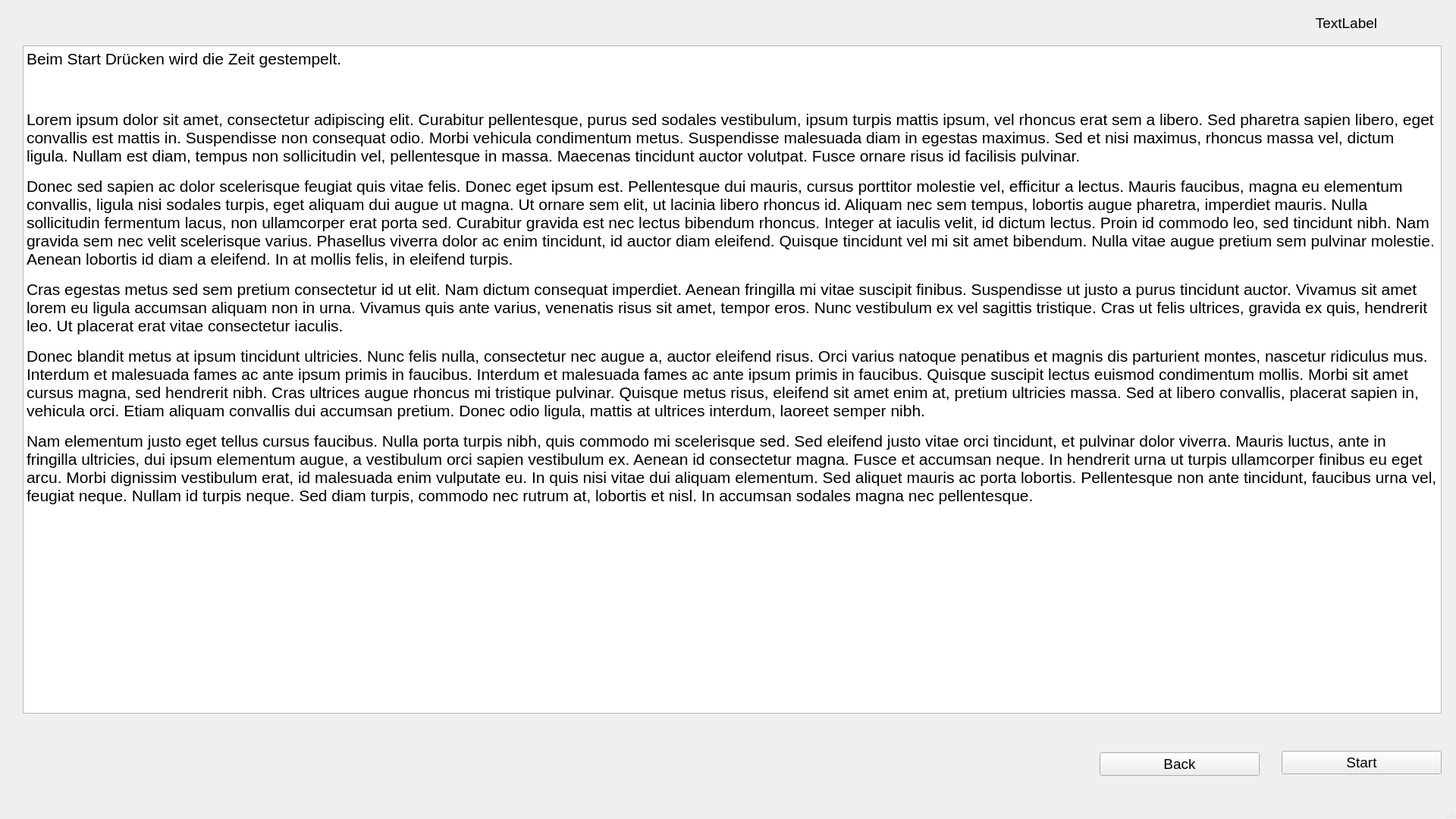
<?xml version="1.0" encoding="UTF-8"?>
<ui version="4.0">
 <class>instructionpage</class>
 <widget class="QMainWindow" name="instructionpage">
  <property name="geometry">
   <rect>
    <x>0</x>
    <y>0</y>
    <width>1920</width>
    <height>1080</height>
   </rect>
  </property>
  <property name="windowTitle">
   <string>MainWindow</string>
  </property>
  <widget class="QWidget" name="centralwidget">
   <widget class="QTextBrowser" name="textBrowser">
    <property name="geometry">
     <rect>
      <x>30</x>
      <y>60</y>
      <width>1871</width>
      <height>881</height>
     </rect>
    </property>
    <property name="html">
     <string>&lt;!DOCTYPE HTML PUBLIC &quot;-//W3C//DTD HTML 4.0//EN&quot; &quot;http://www.w3.org/TR/REC-html40/strict.dtd&quot;&gt;
&lt;html&gt;&lt;head&gt;&lt;meta name=&quot;qrichtext&quot; content=&quot;1&quot; /&gt;&lt;style type=&quot;text/css&quot;&gt;
p, li { white-space: pre-wrap; }
&lt;/style&gt;&lt;/head&gt;&lt;body style=&quot; font-family:'MS Shell Dlg 2'; font-size:8.25pt; font-weight:400; font-style:normal;&quot;&gt;
&lt;p style=&quot; margin-top:0px; margin-bottom:15px; margin-left:0px; margin-right:0px; -qt-block-indent:0; text-indent:0px; background-color:#ffffff;&quot;&gt;&lt;span style=&quot; font-size:16pt; background-color:#ffffff;&quot;&gt;Beim Start Drücken wird die Zeit gestempelt.&lt;/span&gt;&lt;/p&gt;
&lt;p style=&quot;-qt-paragraph-type:empty; margin-top:0px; margin-bottom:15px; margin-left:0px; margin-right:0px; -qt-block-indent:0; text-indent:0px; font-family:'Open Sans','Arial','sans-serif'; font-size:16pt; color:#000000; background-color:#ffffff;&quot;&gt;&lt;br /&gt;&lt;/p&gt;
&lt;p style=&quot; margin-top:0px; margin-bottom:15px; margin-left:0px; margin-right:0px; -qt-block-indent:0; text-indent:0px; background-color:#ffffff;&quot;&gt;&lt;span style=&quot; font-family:'Open Sans','Arial','sans-serif'; font-size:16pt; color:#000000; background-color:#ffffff;&quot;&gt;Lorem ipsum dolor sit amet, consectetur adipiscing elit. Curabitur pellentesque, purus sed sodales vestibulum, ipsum turpis mattis ipsum, vel rhoncus erat sem a libero. Sed pharetra sapien libero, eget convallis est mattis in. Suspendisse non consequat odio. Morbi vehicula condimentum metus. Suspendisse malesuada diam in egestas maximus. Sed et nisi maximus, rhoncus massa vel, dictum ligula. Nullam est diam, tempus non sollicitudin vel, pellentesque in massa. Maecenas tincidunt auctor volutpat. Fusce ornare risus id facilisis pulvinar.&lt;/span&gt;&lt;/p&gt;
&lt;p style=&quot; margin-top:0px; margin-bottom:15px; margin-left:0px; margin-right:0px; -qt-block-indent:0; text-indent:0px; background-color:#ffffff;&quot;&gt;&lt;span style=&quot; font-family:'Open Sans','Arial','sans-serif'; font-size:16pt; color:#000000; background-color:#ffffff;&quot;&gt;Donec sed sapien ac dolor scelerisque feugiat quis vitae felis. Donec eget ipsum est. Pellentesque dui mauris, cursus porttitor molestie vel, efficitur a lectus. Mauris faucibus, magna eu elementum convallis, ligula nisi sodales turpis, eget aliquam dui augue ut magna. Ut ornare sem elit, ut lacinia libero rhoncus id. Aliquam nec sem tempus, lobortis augue pharetra, imperdiet mauris. Nulla sollicitudin fermentum lacus, non ullamcorper erat porta sed. Curabitur gravida est nec lectus bibendum rhoncus. Integer at iaculis velit, id dictum lectus. Proin id commodo leo, sed tincidunt nibh. Nam gravida sem nec velit scelerisque varius. Phasellus viverra dolor ac enim tincidunt, id auctor diam eleifend. Quisque tincidunt vel mi sit amet bibendum. Nulla vitae augue pretium sem pulvinar molestie. Aenean lobortis id diam a eleifend. In at mollis felis, in eleifend turpis.&lt;/span&gt;&lt;/p&gt;
&lt;p style=&quot; margin-top:0px; margin-bottom:15px; margin-left:0px; margin-right:0px; -qt-block-indent:0; text-indent:0px; background-color:#ffffff;&quot;&gt;&lt;span style=&quot; font-family:'Open Sans','Arial','sans-serif'; font-size:16pt; color:#000000; background-color:#ffffff;&quot;&gt;Cras egestas metus sed sem pretium consectetur id ut elit. Nam dictum consequat imperdiet. Aenean fringilla mi vitae suscipit finibus. Suspendisse ut justo a purus tincidunt auctor. Vivamus sit amet lorem eu ligula accumsan aliquam non in urna. Vivamus quis ante varius, venenatis risus sit amet, tempor eros. Nunc vestibulum ex vel sagittis tristique. Cras ut felis ultrices, gravida ex quis, hendrerit leo. Ut placerat erat vitae consectetur iaculis.&lt;/span&gt;&lt;/p&gt;
&lt;p style=&quot; margin-top:0px; margin-bottom:15px; margin-left:0px; margin-right:0px; -qt-block-indent:0; text-indent:0px; background-color:#ffffff;&quot;&gt;&lt;span style=&quot; font-family:'Open Sans','Arial','sans-serif'; font-size:16pt; color:#000000; background-color:#ffffff;&quot;&gt;Donec blandit metus at ipsum tincidunt ultricies. Nunc felis nulla, consectetur nec augue a, auctor eleifend risus. Orci varius natoque penatibus et magnis dis parturient montes, nascetur ridiculus mus. Interdum et malesuada fames ac ante ipsum primis in faucibus. Interdum et malesuada fames ac ante ipsum primis in faucibus. Quisque suscipit lectus euismod condimentum mollis. Morbi sit amet cursus magna, sed hendrerit nibh. Cras ultrices augue rhoncus mi tristique pulvinar. Quisque metus risus, eleifend sit amet enim at, pretium ultricies massa. Sed at libero convallis, placerat sapien in, vehicula orci. Etiam aliquam convallis dui accumsan pretium. Donec odio ligula, mattis at ultrices interdum, laoreet semper nibh.&lt;/span&gt;&lt;/p&gt;
&lt;p style=&quot; margin-top:0px; margin-bottom:15px; margin-left:0px; margin-right:0px; -qt-block-indent:0; text-indent:0px; background-color:#ffffff;&quot;&gt;&lt;span style=&quot; font-family:'Open Sans','Arial','sans-serif'; font-size:16pt; color:#000000; background-color:#ffffff;&quot;&gt;Nam elementum justo eget tellus cursus faucibus. Nulla porta turpis nibh, quis commodo mi scelerisque sed. Sed eleifend justo vitae orci tincidunt, et pulvinar dolor viverra. Mauris luctus, ante in fringilla ultricies, dui ipsum elementum augue, a vestibulum orci sapien vestibulum ex. Aenean id consectetur magna. Fusce et accumsan neque. In hendrerit urna ut turpis ullamcorper finibus eu eget arcu. Morbi dignissim vestibulum erat, id malesuada enim vulputate eu. In quis nisi vitae dui aliquam elementum. Sed aliquet mauris ac porta lobortis. Pellentesque non ante tincidunt, faucibus urna vel, feugiat neque. Nullam id turpis neque. Sed diam turpis, commodo nec rutrum at, lobortis et nisl. In accumsan sodales magna nec pellentesque.&lt;/span&gt;&lt;/p&gt;&lt;/body&gt;&lt;/html&gt;</string>
    </property>
   </widget>
   <widget class="QPushButton" name="back">
    <property name="geometry">
     <rect>
      <x>1450</x>
      <y>992</y>
      <width>211</width>
      <height>31</height>
     </rect>
    </property>
    <property name="font">
     <font>
      <pointsize>14</pointsize>
     </font>
    </property>
    <property name="text">
     <string>Back</string>
    </property>
   </widget>
   <widget class="QPushButton" name="start">
    <property name="geometry">
     <rect>
      <x>1690</x>
      <y>990</y>
      <width>211</width>
      <height>31</height>
     </rect>
    </property>
    <property name="font">
     <font>
      <pointsize>14</pointsize>
     </font>
    </property>
    <property name="text">
     <string>Start</string>
    </property>
   </widget>
   <widget class="QLabel" name="uhrzeit">
    <property name="geometry">
     <rect>
      <x>1650</x>
      <y>10</y>
      <width>251</width>
      <height>41</height>
     </rect>
    </property>
    <property name="font">
     <font>
      <pointsize>14</pointsize>
     </font>
    </property>
    <property name="text">
     <string>TextLabel</string>
    </property>
    <property name="alignment">
     <set>Qt::AlignCenter</set>
    </property>
   </widget>
  </widget>
  <widget class="QMenuBar" name="menubar">
   <property name="geometry">
    <rect>
     <x>0</x>
     <y>0</y>
     <width>1920</width>
     <height>21</height>
    </rect>
   </property>
  </widget>
  <widget class="QStatusBar" name="statusbar"/>
 </widget>
 <resources/>
 <connections/>
</ui>
